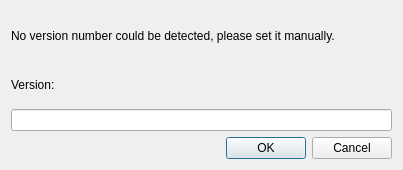
<?xml version="1.0" encoding="UTF-8"?>
<ui version="4.0">
 <class>SetVersionDialog</class>
 <widget class="QDialog" name="SetVersionDialog">
  <property name="windowModality">
   <enum>Qt::ApplicationModal</enum>
  </property>
  <property name="geometry">
   <rect>
    <x>0</x>
    <y>0</y>
    <width>403</width>
    <height>170</height>
   </rect>
  </property>
  <property name="sizePolicy">
   <sizepolicy hsizetype="Fixed" vsizetype="Fixed">
    <horstretch>0</horstretch>
    <verstretch>0</verstretch>
   </sizepolicy>
  </property>
  <property name="windowTitle">
   <string>Warning!</string>
  </property>
  <property name="modal">
   <bool>true</bool>
  </property>
  <layout class="QVBoxLayout" name="verticalLayout">
   <item>
    <widget class="QLabel" name="label_2">
     <property name="minimumSize">
      <size>
       <width>0</width>
       <height>50</height>
      </size>
     </property>
     <property name="text">
      <string>No version number could be detected, please set it manually.</string>
     </property>
     <property name="wordWrap">
      <bool>true</bool>
     </property>
    </widget>
   </item>
   <item>
    <widget class="QLabel" name="label">
     <property name="text">
      <string>Version:</string>
     </property>
    </widget>
   </item>
   <item>
    <widget class="QLineEdit" name="versionEdit">
     <property name="inputMask">
      <string/>
     </property>
     <property name="maxLength">
      <number>2</number>
     </property>
    </widget>
   </item>
   <item>
    <widget class="QDialogButtonBox" name="buttonBox">
     <property name="orientation">
      <enum>Qt::Horizontal</enum>
     </property>
     <property name="standardButtons">
      <set>QDialogButtonBox::Cancel|QDialogButtonBox::Ok</set>
     </property>
    </widget>
   </item>
  </layout>
 </widget>
 <resources/>
 <connections>
  <connection>
   <sender>buttonBox</sender>
   <signal>accepted()</signal>
   <receiver>SetVersionDialog</receiver>
   <slot>accept()</slot>
   <hints>
    <hint type="sourcelabel">
     <x>248</x>
     <y>254</y>
    </hint>
    <hint type="destinationlabel">
     <x>157</x>
     <y>274</y>
    </hint>
   </hints>
  </connection>
  <connection>
   <sender>buttonBox</sender>
   <signal>rejected()</signal>
   <receiver>SetVersionDialog</receiver>
   <slot>reject()</slot>
   <hints>
    <hint type="sourcelabel">
     <x>316</x>
     <y>260</y>
    </hint>
    <hint type="destinationlabel">
     <x>286</x>
     <y>274</y>
    </hint>
   </hints>
  </connection>
 </connections>
</ui>
